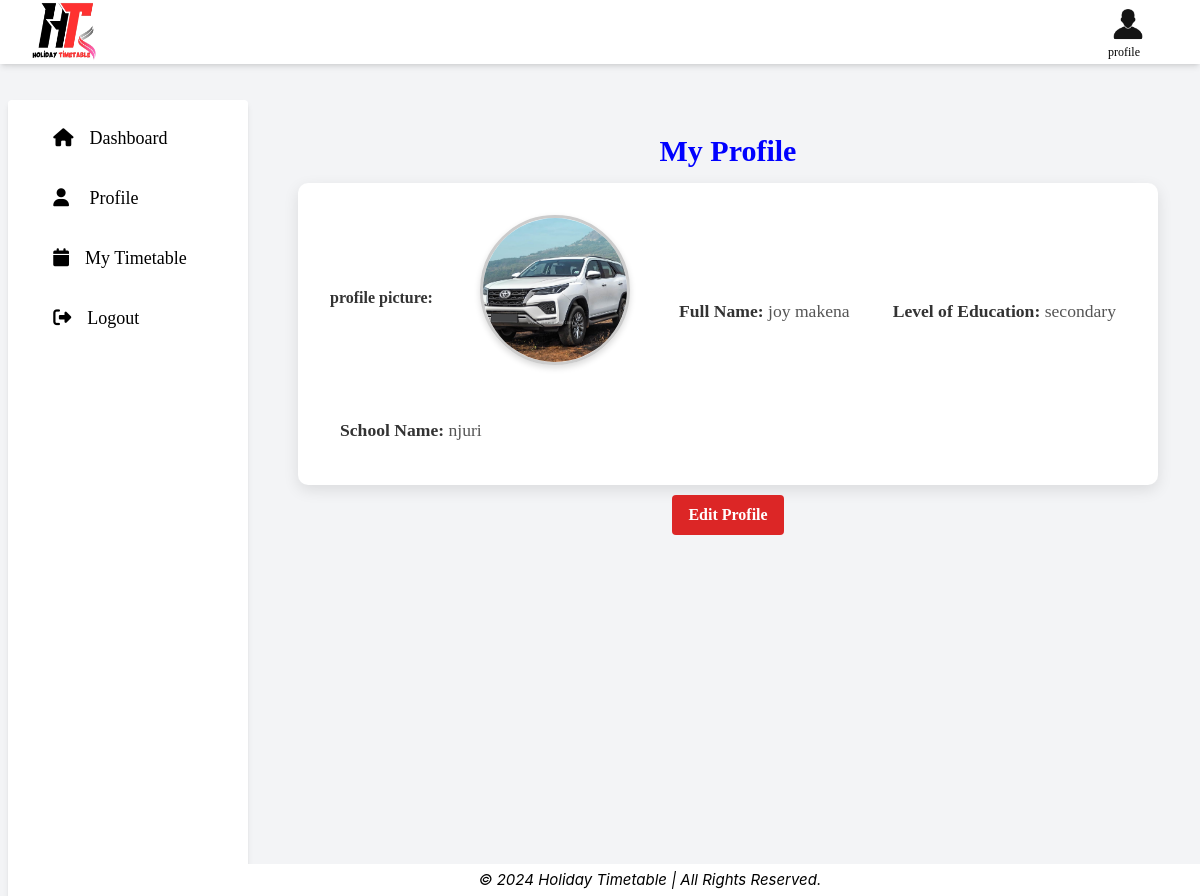
The page /profile/ (signed in) on the database its author committed.
### students/models.py (models this page shows, shortened)
class Profile(models.Model):
    user = models.OneToOneField(User, on_delete=models.CASCADE)
    full_name = models.CharField(max_length=100)
    profile_picture = models.ImageField(upload_to='profile_pics/',null=True)
    level_of_education = models.CharField(max_length=100)
    school_name = models.CharField(max_length=100)

### students/views.py (the view)
# urls.py: path('profile/', views.profile, name='profile'),
@login_required
def profile(request):
    profile = request.user.profile
    if request.method == 'POST':
        form = ProfileForm(request.POST, request.FILES, instance=profile)
        if form.is_valid():
            form.save()
            return redirect('profile')
    else:
        form = ProfileForm(instance=profile)
    return render(request, 'profile.html', {'form': form})

### students/templates/profile.html (shortened to what this page needs)
{% extends 'base.html' %}
{% load static %}
{% block content %}
<!DOCTYPE html>
<html lang="en">
<head>
    <link rel="stylesheet" href="{% static 'css/profile.css' %}">
</head>
<body class="bg-gray-100">
<div class="">
    <div class="">
        <div class="">
            <h2 class="my">My Profile</h2>
        </div>
        <div id="profile-details" class="p-6">
            <div class="flex items-center mb-4">
                <strong>profile picture:</strong>
                {% if form.instance.profile_picture %}
                <img src="{{ form.instance.profile_picture.url }}" alt="Profile Picture" class="rounded-full w-24 h-24 border border-gray-300 shadow-md">
                {% else %}
                <img src={% static "images/def_pro_icon.png" %} alt="profile pic"  class="rounded-full w-32 h-32 border border-gray-300 shadow-md mr-4">
                {% endif %}
            </div>
            <p class="mr-4"><strong>Full Name:</strong> {{ form.instance.full_name }}</p>
            <p class="text-lg text-gray-700"><strong>Level of Education:</strong> {{ form.instance.level_of_education }}</p>
            <p class="text-lg text-gray-700"><strong>School Name:</strong> {{ form.instance.school_name }}</p>
        </div>
        <div id="button" class="flex justify-center mb-6">
            <button id="edit-profile-btn" class="bg-red-600 text-white font-semibold py-2 px-4 rounded hover:bg-red-700 transition duration-300">Edit Profile</button>
        </div>
    </div>
</div>
</body>
</html>
{% endblock %}

### static/css/profile.css (style rules this page uses)
#profile-details { display: flex; margin: 10px; justify-content: space-around; align-items: center; padding: 2rem; background-color: #ffffff; border-radius: 10px; box-shadow: 0 5px 15px rgba(0, 0, 0, 0.1); }
#profile-details img { margin-right: 1rem; border: 3px solid #ccc; box-shadow: 0 3px 6px rgba(0, 0, 0, 0.15); width: 150px; height: 150px; object-fit: cover; border-radius: 50%; }
#profile-details p { margin: 20px 10px 10px 10px; font-size: 1.1rem; color: #555; line-height: 1.5; }
#profile-details strong { width: 150px; font-weight: bold; color: #333; }
@media (min-width: 768px) { #profile-details { flex-direction: row; flex-wrap: wrap; justify-content: space-between; } }
@media (min-width: 768px) { #profile-details img { margin-bottom: 1rem; } }
.my { display: flex; justify-content: center; align-items: center; color: blue; font-size: 30px; font-weight: bolder; }

### rows shown on the page
Profile: instance.profile_picture (picture), instance.full_name "joy makena", instance.level_of_education "secondary", instance.school_name "njuri"
